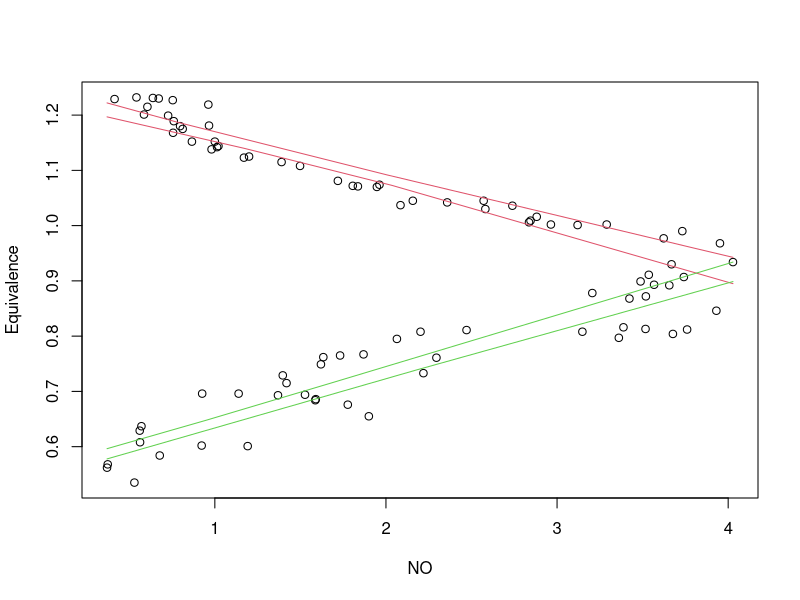

This chart was generated by the following R code:
library(mixtools)


### Name: regcr
### Title: Add a Confidence Region or Bayesian Credible Region for
###   Regression Lines to a Scatterplot
### Aliases: regcr
### Keywords: file

### ** Examples

## Nonparametric credible regions fit to NOdata. 

data(NOdata)
attach(NOdata)
set.seed(100)
beta <- matrix(c(1.3, -0.1, 0.6, 0.1), 2, 2)
sigma <- c(.02, .05)
MH.out <- regmixMH(Equivalence, NO, beta = beta, s = sigma, 
                   sampsize = 2500, omega = .0013)
attach(data.frame(MH.out$theta))
beta.c1 <- cbind(beta0.1[2400:2499], beta1.1[2400:2499])
beta.c2 <- cbind(beta0.2[2400:2499], beta1.2[2400:2499])
plot(NO, Equivalence)
regcr(beta.c1, x = NO, nonparametric = TRUE, plot = TRUE, 
      col = 2)
regcr(beta.c2, x = NO, nonparametric = TRUE, plot = TRUE, 
      col = 3)
